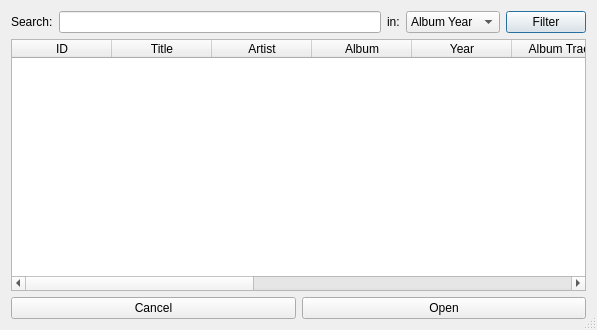
<?xml version="1.0" encoding="UTF-8"?>
<ui version="4.0">
 <class>DialogSearch</class>
 <widget class="QDialog" name="DialogSearch">
  <property name="geometry">
   <rect>
    <x>0</x>
    <y>0</y>
    <width>597</width>
    <height>330</height>
   </rect>
  </property>
  <property name="windowTitle">
   <string>Dialog</string>
  </property>
  <property name="sizeGripEnabled">
   <bool>true</bool>
  </property>
  <layout class="QGridLayout" name="gridLayout">
   <item row="0" column="0">
    <layout class="QHBoxLayout" name="horizontalLayout">
     <item>
      <widget class="QLabel" name="labelSearch">
       <property name="text">
        <string>Search:</string>
       </property>
      </widget>
     </item>
     <item>
      <widget class="QLineEdit" name="lineEditSearch"/>
     </item>
     <item>
      <widget class="QLabel" name="labelSearchComboBox">
       <property name="text">
        <string>in:</string>
       </property>
      </widget>
     </item>
     <item>
      <widget class="QComboBox" name="comboBoxSongElements">
       <item>
        <property name="text">
         <string>Album Year</string>
        </property>
       </item>
       <item>
        <property name="text">
         <string>Album</string>
        </property>
       </item>
       <item>
        <property name="text">
         <string>Artist</string>
        </property>
       </item>
       <item>
        <property name="text">
         <string>Title</string>
        </property>
       </item>
       <item>
        <property name="text">
         <string>Genre</string>
        </property>
       </item>
      </widget>
     </item>
     <item>
      <widget class="QPushButton" name="pushButtonFilter">
       <property name="text">
        <string>Filter</string>
       </property>
       <property name="icon">
        <iconset theme="QIcon::ThemeIcon::EditFind"/>
       </property>
      </widget>
     </item>
    </layout>
   </item>
   <item row="1" column="0">
    <widget class="QTableWidget" name="tableWidgetFoundEntries">
     <property name="editTriggers">
      <set>QAbstractItemView::EditTrigger::NoEditTriggers</set>
     </property>
     <property name="selectionMode">
      <enum>QAbstractItemView::SelectionMode::NoSelection</enum>
     </property>
     <property name="selectionBehavior">
      <enum>QAbstractItemView::SelectionBehavior::SelectRows</enum>
     </property>
     <column>
      <property name="text">
       <string>ID</string>
      </property>
     </column>
     <column>
      <property name="text">
       <string>Title</string>
      </property>
     </column>
     <column>
      <property name="text">
       <string>Artist</string>
      </property>
     </column>
     <column>
      <property name="text">
       <string>Album</string>
      </property>
     </column>
     <column>
      <property name="text">
       <string>Year</string>
      </property>
     </column>
     <column>
      <property name="text">
       <string>Album Track</string>
      </property>
     </column>
     <column>
      <property name="text">
       <string>Genre</string>
      </property>
     </column>
     <column>
      <property name="text">
       <string>Duration</string>
      </property>
     </column>
     <column>
      <property name="text">
       <string>Bitrate</string>
      </property>
     </column>
     <column>
      <property name="text">
       <string>Sample Rate</string>
      </property>
     </column>
     <column>
      <property name="text">
       <string>Channels</string>
      </property>
     </column>
     <column>
      <property name="text">
       <string>File location</string>
      </property>
     </column>
    </widget>
   </item>
   <item row="2" column="0">
    <layout class="QHBoxLayout" name="horizontalLayout_2">
     <item>
      <widget class="QPushButton" name="pushButtonCancel">
       <property name="text">
        <string>Cancel</string>
       </property>
       <property name="icon">
        <iconset theme="QIcon::ThemeIcon::WindowClose"/>
       </property>
      </widget>
     </item>
     <item>
      <widget class="QPushButton" name="pushButtonOK">
       <property name="text">
        <string>Open</string>
       </property>
       <property name="icon">
        <iconset theme="QIcon::ThemeIcon::ListAdd"/>
       </property>
      </widget>
     </item>
    </layout>
   </item>
  </layout>
 </widget>
 <resources/>
 <connections/>
</ui>
